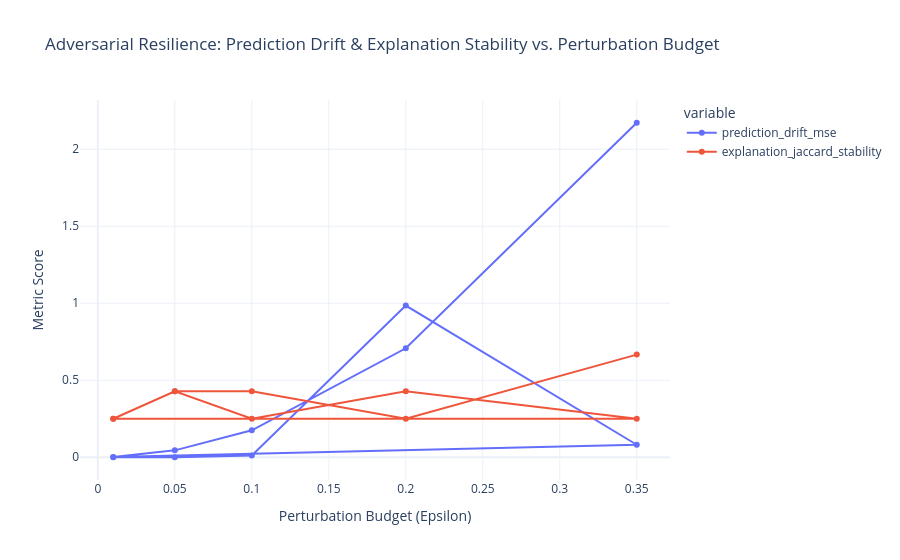

Notebook source saved alongside this figure:
### Markdown cell above
## 3. Adversarial Feature & Structural Perturbation Degradation Curves

### Code cell
deg_file = Path('../reports/robustness_degradation.csv')
if deg_file.exists():
    df_deg = pd.read_csv(deg_file)
    print('=== Perturbation Degradation Curves ===')
    print(df_deg.to_string())
    
    fig = px.line(
        df_deg,
        x='epsilon',
        y=['prediction_drift_mse', 'explanation_jaccard_stability'],
        markers=True,
        title='Adversarial Resilience: Prediction Drift & Explanation Stability vs. Perturbation Budget',
        labels={'epsilon': 'Perturbation Budget (Epsilon)', 'value': 'Metric Score'}
    )
    fig.update_layout(template='plotly_white')
    fig.show()
else:
    print('reports/robustness_degradation.csv not found.')

### Figure 1 — Plotly figure (JSON) as saved in the notebook; plotly's stock layout.template omitted (floating-point values rounded to 4 significant figures)
{"data": [{"hovertemplate": "variable=prediction_drift_mse<br>Perturbation Budget (Epsilon)=%{x}<br>Metric Score=%{y}<extra></extra>", "legendgroup": "prediction_drift_mse", "line": {"color": "#636efa", "dash": "solid"}, "marker": {"symbol": "circle"}, "mode": "lines+markers", "name": "prediction_drift_mse", "orientation": "v", "showlegend": true, "type": "scatter", "x": [0.01, 0.05, 0.1, 0.2, 0.35, 0.01, 0.05, 0.1, 0.2, 0.35], "xaxis": "x", "y": [0.0001091, 0.0004104, 0.01202, 0.9852, 0.0812, 0.00199, 0.04494, 0.1753, 0.7075, 2.172], "yaxis": "y"}, {"hovertemplate": "variable=explanation_jaccard_stability<br>Perturbation Budget (Epsilon)=%{x}<br>Metric Score=%{y}<extra></extra>", "legendgroup": "explanation_jaccard_stability", "line": {"color": "#EF553B", "dash": "solid"}, "marker": {"symbol": "circle"}, "mode": "lines+markers", "name": "explanation_jaccard_stability", "orientation": "v", "showlegend": true, "type": "scatter", "x": [0.01, 0.05, 0.1, 0.2, 0.35, 0.01, 0.05, 0.1, 0.2, 0.35], "xaxis": "x", "y": [0.25, 0.4286, 0.25, 0.4286, 0.25, 0.25, 0.4286, 0.4286, 0.25, 0.6667], "yaxis": "y"}], "layout": {"legend": {"title": {"text": "variable"}, "tracegroupgap": 0}, "title": {"text": "Adversarial Resilience: Prediction Drift & Explanation Stability vs. Perturbation Budget"}, "xaxis": {"anchor": "y", "domain": [0, 1], "title": {"text": "Perturbation Budget (Epsilon)"}}, "yaxis": {"anchor": "x", "domain": [0, 1], "title": {"text": "Metric Score"}}}}
